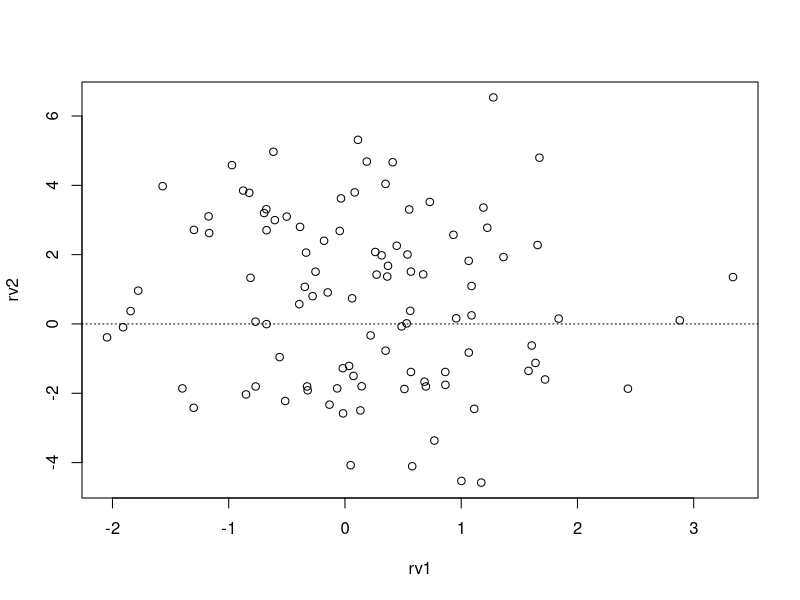

This figure's R source: (Note: this script raises an error after producing the figure.)
## This awesome script will make a graph of two rando vars. 

set.seed(35)
rv1 = rnorm(100)
rv2 = rnorm(100, 0, 2.5)
plot(rv2~rv1)
abline(a = 0, b = 0, lty =3)

# now we commit this to git... 

# we should do that with ggplot, for comparison 
# package  not loaded in this script 
ggplot(data = data.frame(x=rv1, y=rv2), aes(x , y)) + 
  geom_point() + geom_smooth(method = 'lm')

# so if we just hit push on the tab below, nothing happens. have to stage and commit first. 

